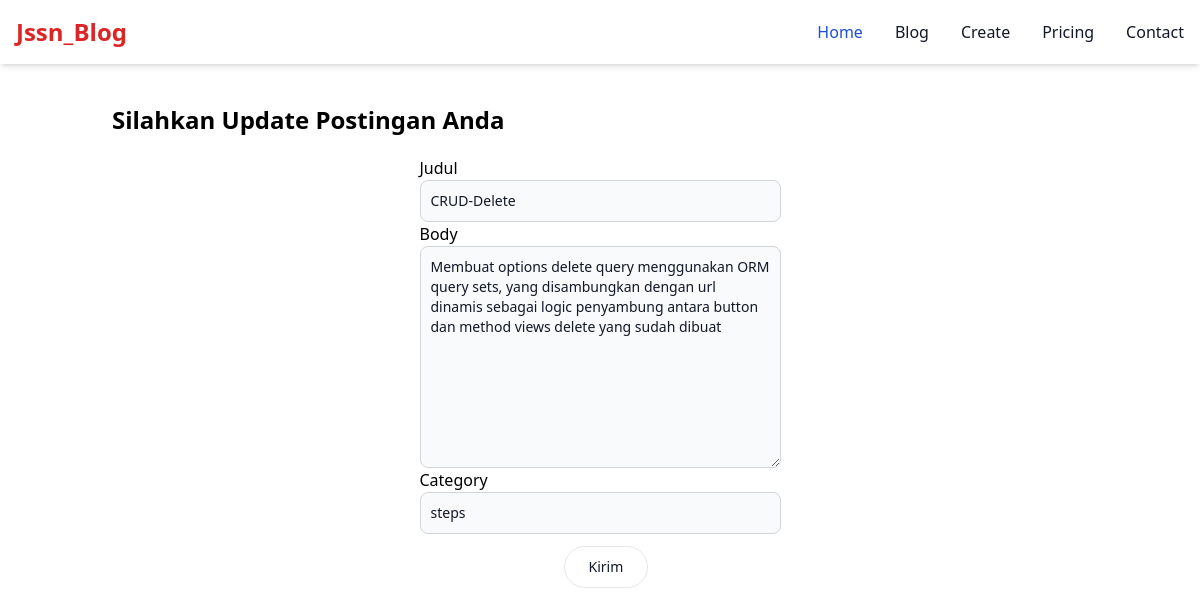
/blog/update/13/, run on the app's committed database.
### blog/models.py (models this page shows, shortened)
class PostModel(models.Model):
    judul = models.CharField(max_length=20,validators=[validate_judul])
    body = models.TextField()
    category = models.CharField(max_length=20)

### blog/views.py (the view)
# urls.py: path('update/<int:id_update>/', views.update, name='update'),
def update(request,id_update):
   form_update = PostModel.objects.get(id=id_update)
   data = {
       'judul' : form_update.judul,
       'body'  : form_update.body,
       'category' : form_update.category,
   }
   akun_form = CreateForms(request.POST or None,initial=data,instance=form_update)
   if request.method == 'POST':
        if akun_form.is_valid():
            akun_form.save()
            return HttpResponseRedirect('/blog')
   context = {
        'judul' : 'Update',
        'isi'   : 'Silahkan Update Postingan Anda',
        'form'  : akun_form,
        }
   return render(request,'create.html',context)

### blog/templates/create.html (shortened to what this page needs)
{% extends 'base.html' %}
{% block content %}
<form method="POST">
    <div>
        {{form.judul.label}}
        {{form.judul}}
    </div>
    <div>
        {{form.body.label}}
        {{form.body}}
    </div>
    <div>
        {{form.category.label}}
        {{form.category}}
    </div>
    <button type="submit" class="ml-36 mt-3 py-2.5 px-6 me-2 mb-2 text-sm font-medium text-gray-900 focus:outline-none bg-white rounded-full border border-gray-200 hover:bg-gray-100 hover:text-blue-700 focus:z-10 focus:ring-4 focus:ring-gray-100 dark:focus:ring-gray-700 dark:bg-gray-800 dark:text-gray-400 dark:border-gray-600 dark:hover:text-white dark:hover:bg-gray-700">Kirim</button>
</form>
{% endblock content %}

### data on the page
PostModel: judul "CRUD-Delete", body "Membuat options delete query menggunakan ORM query sets, yang disambungkan dengan url dinamis sebagai logic penyambung antara button dan method views delete yang sudah dibuat", category "steps"

### other printed values
{{ isi }} "Silahkan Update Postingan Anda"
